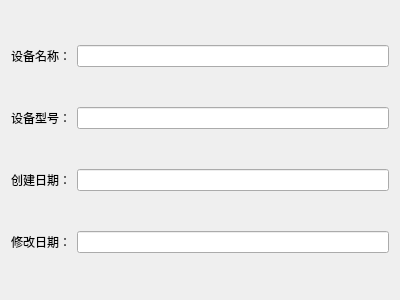
<?xml version="1.0" encoding="UTF-8"?>
<ui version="4.0">
 <class>DeviceInformation</class>
 <widget class="QWidget" name="DeviceInformation">
  <property name="geometry">
   <rect>
    <x>0</x>
    <y>0</y>
    <width>400</width>
    <height>300</height>
   </rect>
  </property>
  <property name="windowTitle">
   <string>Form</string>
  </property>
  <layout class="QVBoxLayout" name="verticalLayout">
   <item>
    <layout class="QHBoxLayout" name="horizontalLayout">
     <item>
      <widget class="QLabel" name="label">
       <property name="text">
        <string>设备名称：</string>
       </property>
      </widget>
     </item>
     <item>
      <widget class="QLineEdit" name="lineEdit"/>
     </item>
    </layout>
   </item>
   <item>
    <layout class="QHBoxLayout" name="horizontalLayout_2">
     <item>
      <widget class="QLabel" name="label_2">
       <property name="text">
        <string>设备型号：</string>
       </property>
      </widget>
     </item>
     <item>
      <widget class="QLineEdit" name="lineEdit_2"/>
     </item>
    </layout>
   </item>
   <item>
    <layout class="QHBoxLayout" name="horizontalLayout_3">
     <item>
      <widget class="QLabel" name="label_3">
       <property name="text">
        <string>创建日期：</string>
       </property>
      </widget>
     </item>
     <item>
      <widget class="QLineEdit" name="lineEdit_3"/>
     </item>
    </layout>
   </item>
   <item>
    <layout class="QHBoxLayout" name="horizontalLayout_4">
     <item>
      <widget class="QLabel" name="label_4">
       <property name="text">
        <string>修改日期：</string>
       </property>
      </widget>
     </item>
     <item>
      <widget class="QLineEdit" name="lineEdit_4"/>
     </item>
    </layout>
   </item>
  </layout>
 </widget>
 <resources/>
 <connections/>
</ui>
